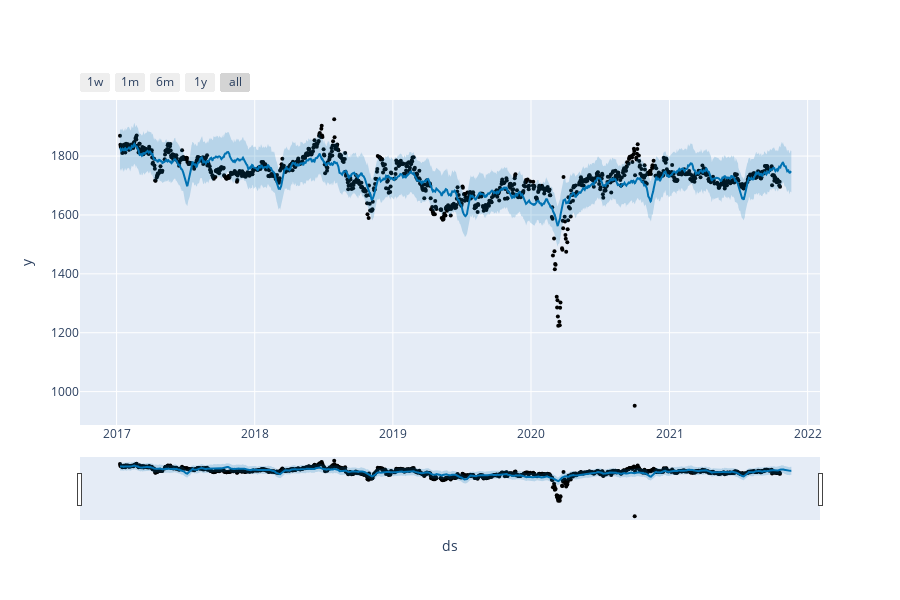

Here is the notebook cell this chart was saved with:
### Code cell
from fbprophet.plot import plot_plotly, plot_components_plotly
plot_plotly(m, forecast)

### Figure 1 — Plotly figure (JSON) as saved in the notebook; plotly's stock layout.template omitted (floating-point values rounded to 4 significant figures; data arrays with more than 128 entries replaced by an {"elided": "..."} marker saying what was removed)
{"data": [{"marker": {"color": "black", "size": 4}, "mode": "markers", "name": "Actual", "type": "scatter", "x": {"elided": "1169 str values"}, "y": {"elided": "1169 int values"}}, {"hoverinfo": "skip", "line": {"width": 0}, "mode": "lines", "type": "scatter", "x": {"elided": "1199 str values"}, "y": {"elided": "1199 float values"}}, {"fill": "tonexty", "fillcolor": "rgba(0, 114, 178, 0.2)", "line": {"color": "#0072B2", "width": 2}, "mode": "lines", "name": "Predicted", "type": "scatter", "x": {"elided": "1199 str values"}, "y": {"elided": "1199 float values"}}, {"fill": "tonexty", "fillcolor": "rgba(0, 114, 178, 0.2)", "hoverinfo": "skip", "line": {"width": 0}, "mode": "lines", "type": "scatter", "x": {"elided": "1199 str values"}, "y": {"elided": "1199 float values"}}], "layout": {"height": 600, "showlegend": false, "width": 900, "xaxis": {"rangeselector": {"buttons": [{"count": 7, "label": "1w", "step": "day", "stepmode": "backward"}, {"count": 1, "label": "1m", "step": "month", "stepmode": "backward"}, {"count": 6, "label": "6m", "step": "month", "stepmode": "backward"}, {"count": 1, "label": "1y", "step": "year", "stepmode": "backward"}, {"step": "all"}]}, "rangeslider": {"visible": true}, "title": {"text": "ds"}, "type": "date"}, "yaxis": {"title": {"text": "y"}}}}
